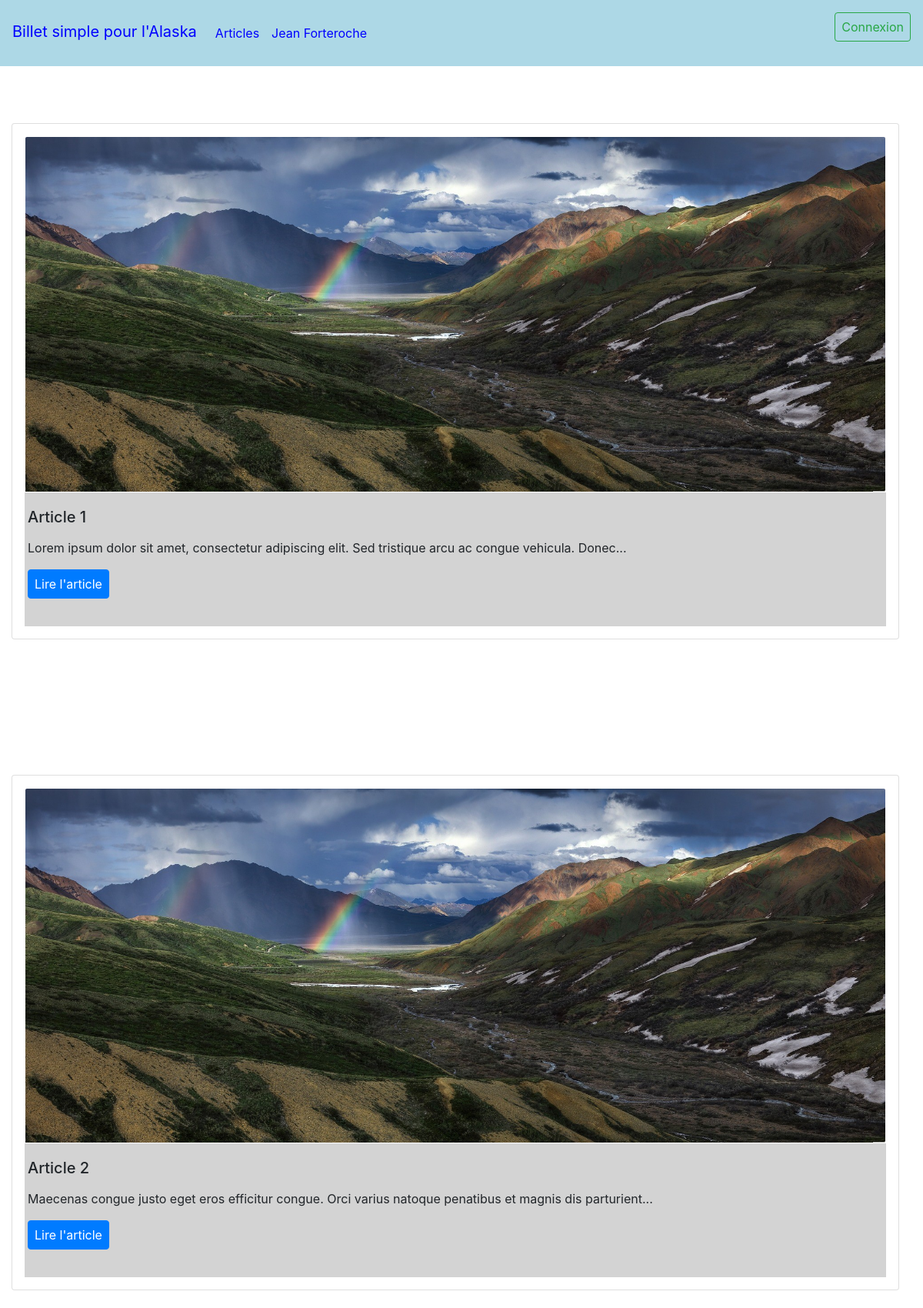
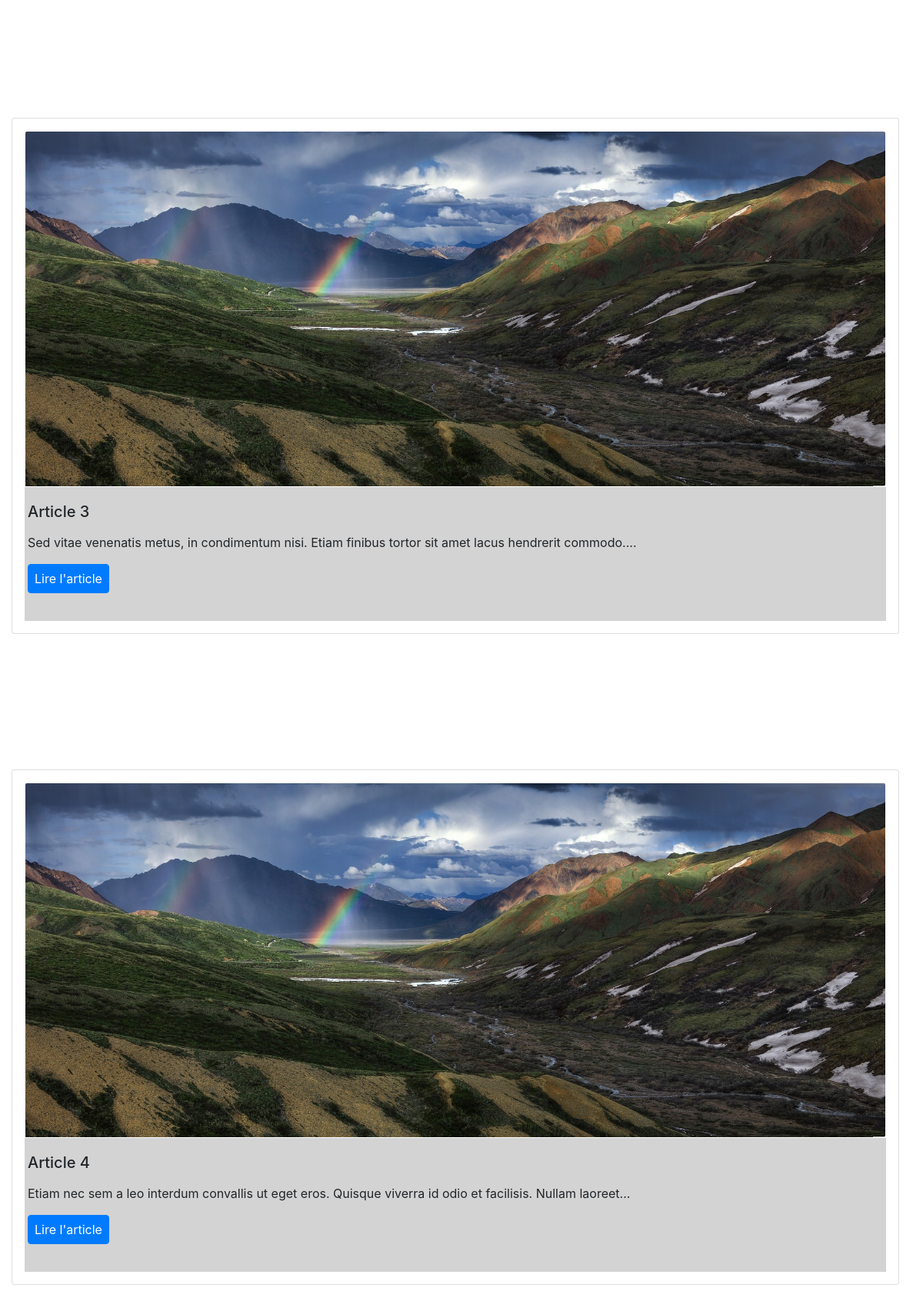
The page /index.php?action=articles (upper part) on the database its author committed (2 pictures, top to bottom).
### tables this page shows
CREATE TABLE `post` (
  `id` int(11) NOT NULL,
  `title` varchar(255) NOT NULL,
  `message` text NOT NULL,
  `creation_date` date NOT NULL
);

### controller/ControllerHome.php (called while the page is built, shortened)
<?php
  class ControllerHome {
    public function listArticles() {
      require 'model/Post.php';
      $listpost = new Post();
      $post = $listpost->listPost();
      require 'view/articles.php';
    }
  }

### model/Post.php (called while the page is built, shortened)
<?php
  class Post extends Database {
    public function listPost() {
      $db = Database::getConnection();
      $post = $db->query('SELECT * FROM post ORDER BY id ASC');
      return $post;
    }
  }

### view/articles.php (the view, shortened to what this page needs)
<!DOCTYPE html>
<html lang="fr" dir="ltr">
  <?php
    require'head.php';
    ?>
    <body>
    <?php
    if (isset($_SESSION['admin'])) {
        if ($_SESSION['admin'] == 'ok') {
            require'adminheader.php';
        } else {
            require'header.php';
        }
    } else {
        require'header.php';
    }
    ?>
      <section class="container paddingtop">
        <?php while($p = $post->fetch()) { ?>
          <div class="card marginlist">
            <img class="card-img-top" src="images/alaska.jpg" alt="Card image cap">
          <div class="card-body">
            <h5 class="card-title"><?= $p['title'] ?></h5>
            <?php
            if (strlen($p['message']) > 99) { ?>
              <p class="card-text"><p><?= $p['message'] = mb_substr($p['message'], 0, strpos($p['message'], ' ', 100));?>...</p>
                <a class="btn btn-primary" href="index.php?action=article&id=<?= $p['id'] ?>">Lire l'article</a>
            <?php
            }
            else { ?>
              <p class="card-text"><p><?= $p['message']?></p>
                <a class="btn btn-primary" href="index.php?action=article&id=<?= $p['id'] ?>">Lire l'article</a>
            <?php
            }
            ?>
          </div>
        </div>
        <?php } ?>
      </section>
    </body>
</html>

### css/style.css (style rules this page uses)
.marginlist { margin-bottom: 1em; margin-right: 1em; margin-top: 10rem; padding: 0 1em; }
.paddingtop { display: flex; flex-direction: column; }
p { padding: 0 .25rem; }
.card-title { margin-left: .25rem; }
.btn-primary { margin-left: .25rem; }

### rows shown on the page
post: title "Article 1", message "Lorem ipsum dolor sit amet, consectetur adipiscing elit. Sed tristique arcu ac congue vehicula. Donec"
post: title "Article 2", message "Maecenas congue justo eget eros efficitur congue. Orci varius natoque penatibus et magnis dis parturient"
post: title "Article 3", message "Sed vitae venenatis metus, in condimentum nisi. Etiam finibus tortor sit amet lacus hendrerit commodo."
post: title "Article 4", message "Etiam nec sem a leo interdum convallis ut eget eros. Quisque viverra id odio et facilisis. Nullam laoreet"
